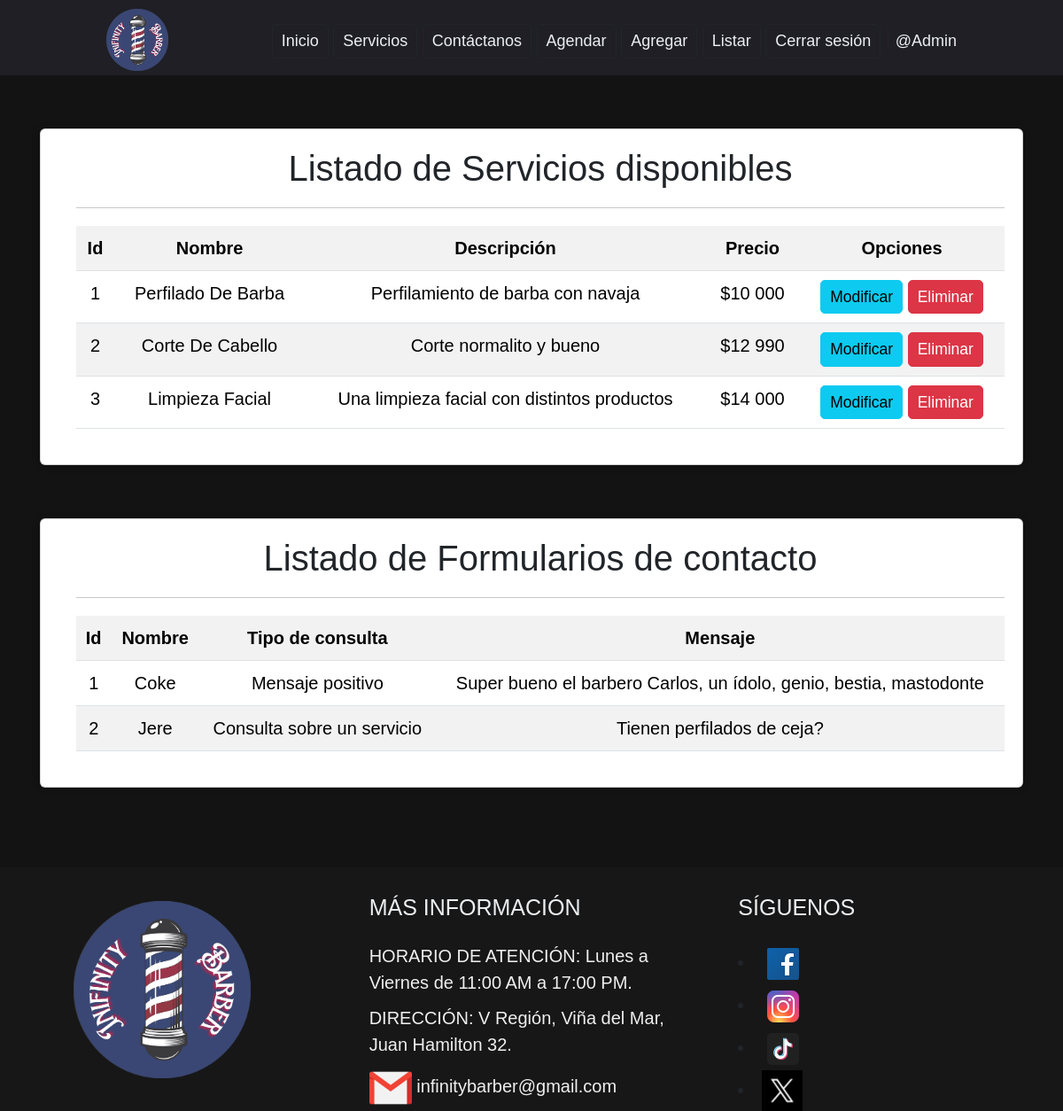
/listar/ (signed in), run on an earlier commit of the app's database.
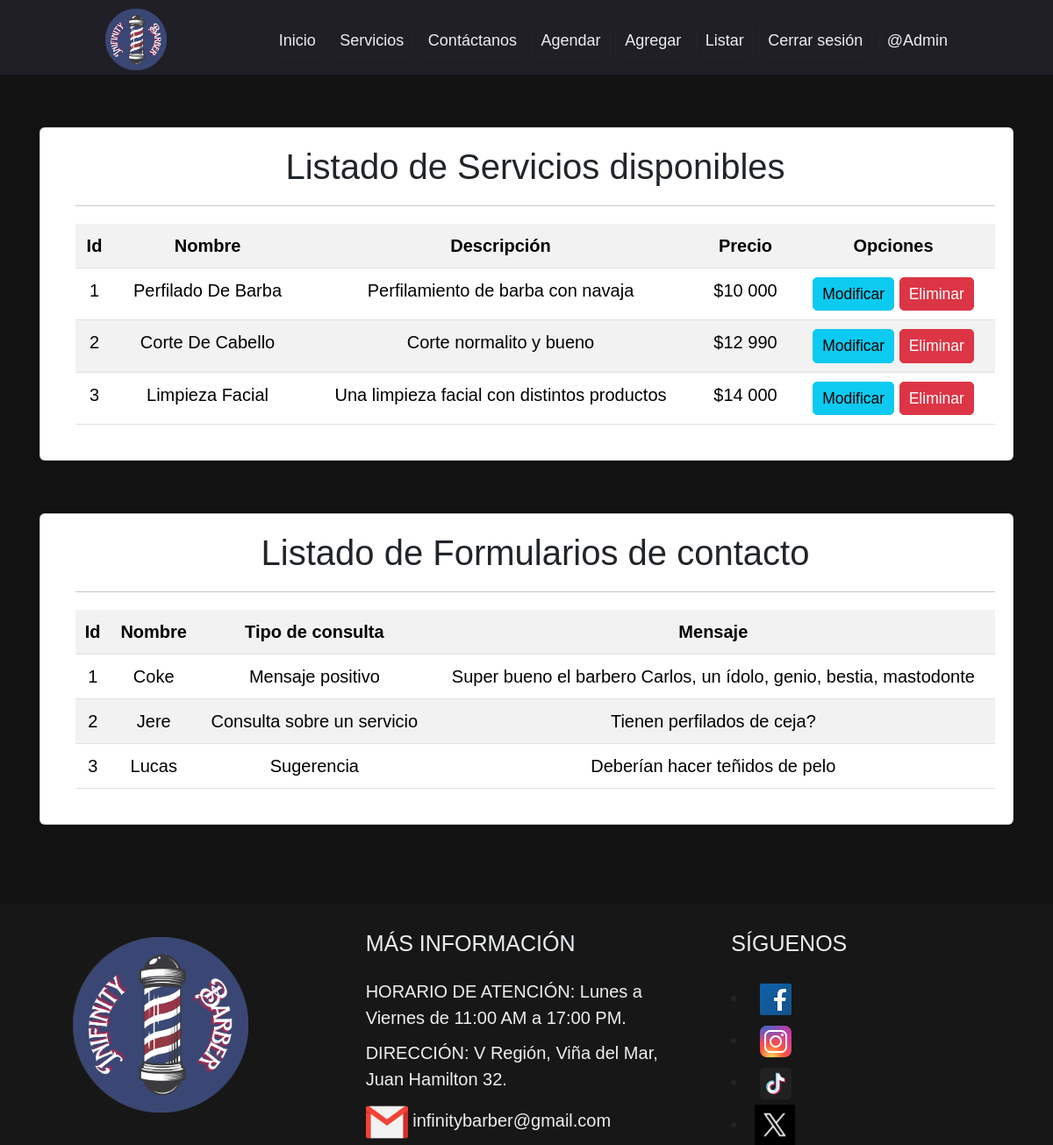
And on a later commit of the database.
### App/models.py (models this page shows, shortened)
class Servicio(models.Model):
    nombre = models.CharField(max_length=50, verbose_name="Nombre")
    descripcion = models.CharField(max_length=150, verbose_name="Descripción")
    imagen = models.ImageField(upload_to='img/servicios', verbose_name="Imagen del servicio", null=True)
    precio =  models.IntegerField(verbose_name="Precio")

class Contacto (models.Model):
    nombre = models.CharField(max_length=50, verbose_name="Nombre")
    correo = models.EmailField(verbose_name="Correo")
    tipo_consulta = models.ForeignKey(TipoConsulta, on_delete=models.PROTECT, verbose_name="Tipo Consulta")
    mensaje = models.TextField(max_length=1000, verbose_name="Mensaje")
    avisos = models.BooleanField(verbose_name="Avisos")

class TipoConsulta(models.Model):
    nombre = models.CharField(max_length=50, verbose_name="Nombre")
    def __str__(self):
        return self.nombre

### App/views.py (the view)
# urls.py: path('listar/', list, name="list"),
@permission_required('app.view_servicio')
@permission_required( 'app.view_contacto')
def list(request):
    contactos = Contacto.objects.all()
    servicios = Servicio.objects.all()
    page = request.GET.get('page', 1)
    try:
        paginator = Paginator(servicios, 5)
        servicios = paginator.page(page)
    except:
        raise Http404
    data={
        'entity':servicios,
        'entity2':contactos,
        'paginator':paginator
    }
    return render(request, 'app/crud/list.html', data)

### App/context_processor.py (called while the page is built)
def total_cart(request):
    total = 0
    if "cart" in request.session.keys():
        for key, value in request.session["cart"].items():
            total += int(value["acumulado"])
    return {"total_cart": total}

### App/templates/app/crud/list.html (shortened to what this page needs)
{%extends 'app/base.html'%}
{%load static%}
{%block css%}
<link rel="stylesheet" href="{%static 'css/base.css'%}">
<link rel="stylesheet" href="{%static 'css/crud.css'%}">
{%endblock css%}
{%block content%}
{%load static%}
<br>
<br>
<div class="container">
    <div class="card">
        <div class="card-body">
            <h2>Listado de Servicios disponibles</h2>
            <hr>
            <table class="table table-striped table-hover table-responsive-sm">
                <tr>
                    <th>Id</th>
                    <th>Nombre</th>
                    <th>Descripción</th>
                    <th>Precio</th>
                    <th>Opciones</th>
                </tr>
                {%for s in entity%}
                    <tr>
                        <td>{{ s.id}}</td>
                        <td>{{ s.nombre | title }}</td>
                        <td>{{ s.descripcion }}</td>
                        <td>${{ s.precio }}</td>
                        <td>
                            {%if perms.app.change_servicio%}
                                <a href="{%url 'modify' s.id%}" class="btn btn-info btn-sm">Modificar</a>
                            {%endif%}
                            {%if perms.app.delete_servicio%}
                                <a href="#" onclick="delete_service({{s.id}})" class="btn btn-danger btn-sm">Eliminar</a>
                            {%endif%}
                        </td>
                    </tr>
                {%endfor%}
            </table>
        </div>
    </div>
    <br>
    <br>
    <div class="card">
        <div class="card-body">
            <h2>Listado de Formularios de contacto</h2>
            <hr>
            <table class="table table-striped table-hover table-responsive-sm">
                <tr>
                    <th>Id</th>
                    <th>Nombre</th>
                    <th>Tipo de consulta</th>
                    <th>Mensaje</th>
                </tr>
                {%for c in entity2%}
                    <tr>
                        <td>{{ c.id}}</td>
                        <td>{{ c.nombre | title }}</td>
                        <td>{{ c.tipo_consulta }}</td>
                        <td>{{ c.mensaje }}</td>
                    </tr>
                {%endfor%}
            </table>
        </div>
    </div>
</div>
<br>
<br>
{%endblock content%}

### App/templates/app/base.html (shortened to what this page needs)
<!DOCTYPE html>
<html lang="es">
<head>
    {%load static%}
    {% load bootstrap5 %}
    {% bootstrap_css %}
    {%block css%}{%endblock css%}
</head>
<body>
    {%load static%}
    <header class="header">
      <div class="logo">
        <a href="{%url 'home'%}"><img src="{%static 'img/icons/iconInfinity.png'%}" alt="Logo"></a>
      </div>
      <nav>
        <ul class="nav-links">
          <li><a href="{%url 'home'%}" class="btn btn-outline-dark btn-sm">Inicio</a></li>
          <li><a href="{%url 'services'%}"class="btn btn-outline-dark btn-sm">Servicios</a></li>
          <li><a href="{%url 'contact'%}"class="btn btn-outline-dark btn-sm">Contáctanos</a></li>
          <li><a href="{%url 'reserve'%}"class="btn btn-outline-dark btn-sm">Agendar</a></li>
          {%if perms.app.add_servicio%}
            <li><a href="{%url 'add'%}"class="btn btn-outline-dark btn-sm">Agregar</a></li>
          {%endif%}
          {%if perms.app.view_servicio%}
            <li><a href="{%url 'list'%}"class="btn btn-outline-dark btn-sm">Listar</a></li>
          {%endif%}
          {%if user.is_authenticated%}
          <li><a href="{%url 'logout'%}" class="btn btn-outline-dark btn-sm">Cerrar sesión</a></li> |
            {%if user.is_superuser%}
            <li ><a href="http://127.0.0.1:8000/admin/" >@{{user.username}}</a></li>
            {%else%}
            <li ><a href="#" >@{{user.username}}</a></li>
            {%endif%}
          {%else%}
          <li><a href="{%url 'login'%}">Iniciar sesión</a></li>
          {%endif%}
        </ul>
      </nav>
    </header>
    <div id="content">
      {% block content %}
      {% endblock content%}
    </div>
    <br>
    <footer class="footer">
      <div class="group-1">
        <div class="box">
            <figure><a href="{%url 'home'%}"><img src="{%static 'img/icons/iconInfinity.png'%}" alt="Logo"></a></figure>
        </div>
        <div class="box">
          <br>
            <h2>MÁS INFORMACIÓN</h2>
            <p>HORARIO DE ATENCIÓN: Lunes a Viernes de 11:00 AM a 17:00 PM.</p>
            <p>DIRECCIÓN: V Región, Viña del Mar, Juan Hamilton 32.</p>
            <a href="https://www.gmail.com"><img src="{%static 'img/icons/iconGm.png'%}" alt="Correo">  infinitybarber@gmail.com</a>
        </div>
        <div class="box">
          <br>
            <h2>SÍGUENOS</h2>
            <div class="red-social">
                <li><a href="https://www.facebook.com"><img src="{%static 'img/icons/iconFb.png'%}" alt="Icono FB"></a></li>
                <li><a href="https://www.instagram.com"><img src="{%static 'img/icons/iconIG.png'%}" alt="Icono IG"></a></li>
                <li><a href="https://www.tiktok.com"><img src="{%static 'img/icons/iconTok.png'%}" alt="Icono TikTok"></a></li>
                <li><a href="https://www.twitter.com"><img src="{%static 'img/icons/iconX.png'%}" alt="Icono Twitter"></a></li>
            </div>
        </div>
      </div>
    </footer>
</body>
</html>

### App/static/css/base.css (style rules this page uses)
* { box-sizing: border-box; margin: 0; padding: 0; font-family:'Merriweather', sans-serif; font-size : 20px; }
body { min-width: 400px; display: grid; min-height: 100vh; grid-template-rows: auto 1fr auto; background-position: center center; background-repeat: no-repeat; background-size: cover; background-attachment: fixed; }
.header { background-color: #1F1F25; display: flex; justify-content: flex-end; align-items:end; height: 85px; padding: 5px 10%; }
.header .logo { cursor: pointer; margin-right: auto; }
.header .logo img { height: 70px; width: auto; transition: all 0.3s; }
.header .nav-links { list-style: none; }
.header .nav-links li { display: inline-block; padding-top: 10px; height: 40px; }
.header .nav-links a { font-size: 18px; color: #eceff1; }
.header a { text-decoration: none; }
.footer { width: 100%; background-color: #171718; display: inline-block; }
.footer .group-1 { width: 100%; max-width: 1200px; margin: auto; display: grid; grid-template-columns: repeat(3, 1fr); grid-gap: 50px; padding: auto; }
.footer .group-1 .box figure { width: 100%; height: 100%; display: flex; justify-content: center; align-items: center; }
.footer .group-1 .box figure img { width: 200px; height: 200px; transition: all 0.3s; }
.footer .group-1 .box h2 { display: inline-block; color: #eceff1; margin-bottom: 25px; font-size: 25px; font-family:'Franklin Gothic Medium', 'Arial Narrow', Arial, sans-serif; }
.footer .group-1 .box p { color: #efefef; margin-bottom: 10px; }
.footer .group-1 .box a { text-decoration: none; color: #efefef; }
.footer .group-1 .red-social a { display: inline-block; line-height: 45px; transition: all 0.3s ease; margin-right: 10px; }

### App/static/css/crud.css (style rules this page uses)
body { background-color: #141313; background-position: center center; background-repeat: no-repeat; background-size: cover; background-attachment: fixed; }
table { background-color: #efefef; }
.card { width: 100%; padding-left: 20px; border-radius: 6px; overflow: hidden; background:#fff; box-shadow: 0px 1px 10px rgba(0,0,0,0.2); transition: all 400ms ease-out; cursor: default; justify-content: center; text-align: center; }

What changed in the data, as far as the page shows it:
added Contacto: id "3", nombre "Lucas", tipo_consulta "Sugerencia", mensaje "Deberían hacer teñidos de pelo"
